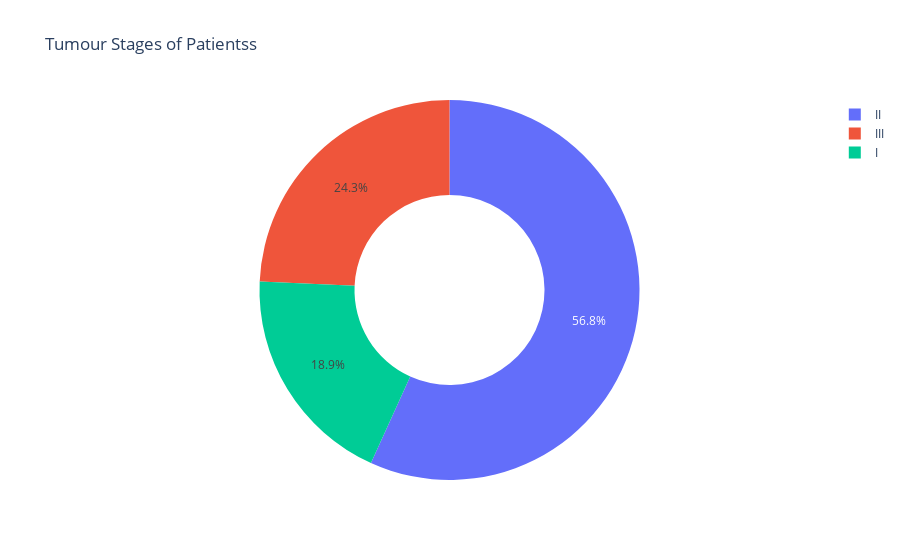

Notebook code for this chart:
### Code cell
## Visualizaton on tumour stage
tumourStage = datasets.Tumour_Stage.value_counts()
stage = tumourStage.index 
values = tumourStage.values 

figure = px.pie(tumourStage, names=stage, values=values, hole=0.5, title="Tumour Stages of Patientss")
figure.show()

### Figure 1 — Plotly figure (JSON) as saved in the notebook; plotly's stock layout.template omitted (floating-point values rounded to 4 significant figures)
{"data": [{"domain": {"x": [0, 1], "y": [0, 1]}, "hole": 0.5, "hovertemplate": "index=%{label}<br>value=%{value}<extra></extra>", "labels": ["II", "III", "I"], "legendgroup": "", "name": "", "showlegend": true, "type": "pie", "values": [180, 77, 60]}], "layout": {"legend": {"tracegroupgap": 0}, "title": {"text": "Tumour Stages of Patientss"}}}
